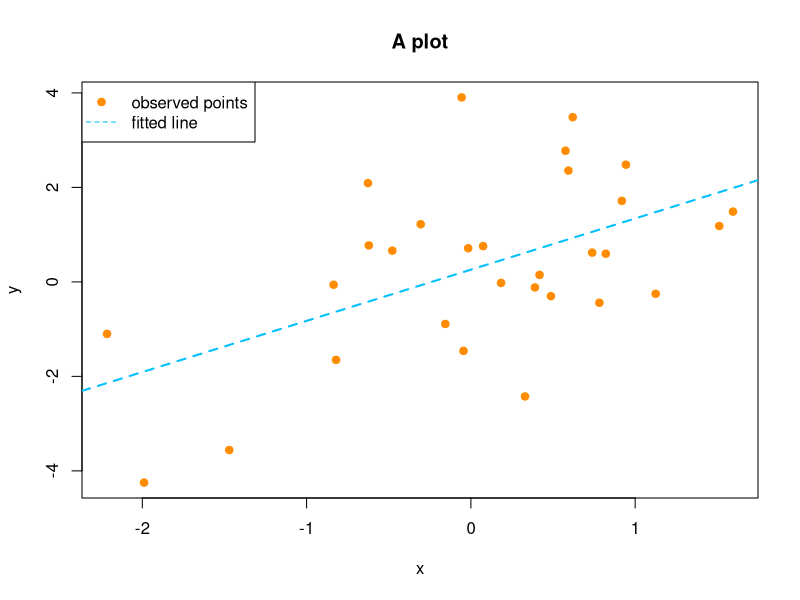

R code for this plot:
## ---- chunk 1
# Basic mathematical operations
  1 + 3
  3*5
  3^5
  exp(2)
  log(3)
  log2(3)
  factorial(5)
## ---- chunk 2
# creating a vector
  c(1,2,3,4)
# creating matrix from a vector
  matrix(c(1,2,3,4), 2, 2)
  x = c(1,1,1,0,0,0); y = c(1,0,1,0,1,0)
  cbind(x,y)
# matrix multiplication using '%*%'
  matrix(c(1,2,3,4), 2, 2) %*% t(cbind(x,y))
## ---- chunk 3
# some simple operations 
  x[3]
  x[2:5]
  cbind(x,y)[1:2, ]
  (x + y)^2
  length(x)
  dim(cbind(x,y))
# A warning will be issued when R detects something wrong. Results may still be produced.
  x + c(1,2,3,4)
## ---- chunk 4
# creating a list
  x = list(c(1,2), "hello", matrix(c(1,2,3,4), 2, 2))
  x[[1]]
## ---- chunk 5
    # generate 10 Bernoulli random variables as a vector
    rbinom(n=10, size = 1, prob = 0.5)
    # 2 random normally distributed variables
    rnorm(n=4, mean = 1, sd = 2)

## ---- chunk 6
    # after setting the seed, the two runs will generate exactly the same "random" numbers
    set.seed(1)
    rnorm(n=4, mean = 1, sd = 2)
    set.seed(1)
    rnorm(n=4, mean = 1, sd = 2)
## ---- chunk 7
    x = rnorm(n=100, mean = 1, sd = 2)
    y = rnorm(n=100, mean = 2, sd = 1)
    sum(x)
    mean(x)
    var(x)
    median(x)
    quantile(x, c(0.25, 0.5, 0.75))
    cor(x, y)
## ---- chunk 8
    set.seed(1); n = 1000
    x = rbinom(n, size = 1, prob = 0.75)
    y = rbinom(n, size = 3, prob = c(0.4, 0.3, 0.2, 0.1))
    table(x)
    table(x, y)
## ---- chunk 9
    # data.frame is a special data structure that can store both factor and numeric variables
    z = runif(n, min = 18, max = 65)
    data = data.frame("Gender" = as.factor(x), "Group" = as.factor(y), "Age" = z)
    levels(data$Gender) = c("male", "female")
    levels(data$Group) = c("patient", "physician", "engineer", "statistician")
    
    # a peek at the top 3 entries of the data
    head(data, 3)
    
    # a brief summary
    summary(data)
    
    # generate a 2 by 2 table that summarizes Gender and Group
    table(data[, 1:2])
## ---- chunk 10
    # the test p-value is not significant
    # recall that we generated the two variables independently.
    fisher.test(table(data[, 1:2]))

    # chi-square test
    chisq.test(table(data[, 1:2]))
## ---- chunk 11
    set.seed(1); n = 30
    x = rnorm(n)
    y = x + rnorm(n, sd = 2)
    z = x + rnorm(n, sd = 2)
    
    # one can specify method = "kendall" or "spearman" to perform other correlations or tests
    cor(y, z)
    cor.test(y, z)
## ---- chunk 12
    # the lm() function is the most commonly used
    fit = lm(y~x)
    summary(fit)
## ---- chunk 13
    plot(x, y, xlab = "x", ylab = "y", main = "A plot", col = "darkorange", pch = 19)
    abline(a = fit$coefficients[1], b = fit$coefficients[2], 
           col = "deepskyblue", lty = 2, lwd = 2)
    legend("topleft", c("observed points", "fitted line"), lty = c(NA, 2), 
           pch = c(19, NA), col = c("darkorange", "deepskyblue"))
## ---- chunk 14
    # The MASS package can be used to generate multivariate normal distribution 
    library(MASS)
    P = 4; N = 200
    V <- 0.5^abs(outer(1:P, 1:P, "-"))
    X = as.matrix(mvrnorm(N, mu=rep(0,P), Sigma=V))
    head(X, 3)
